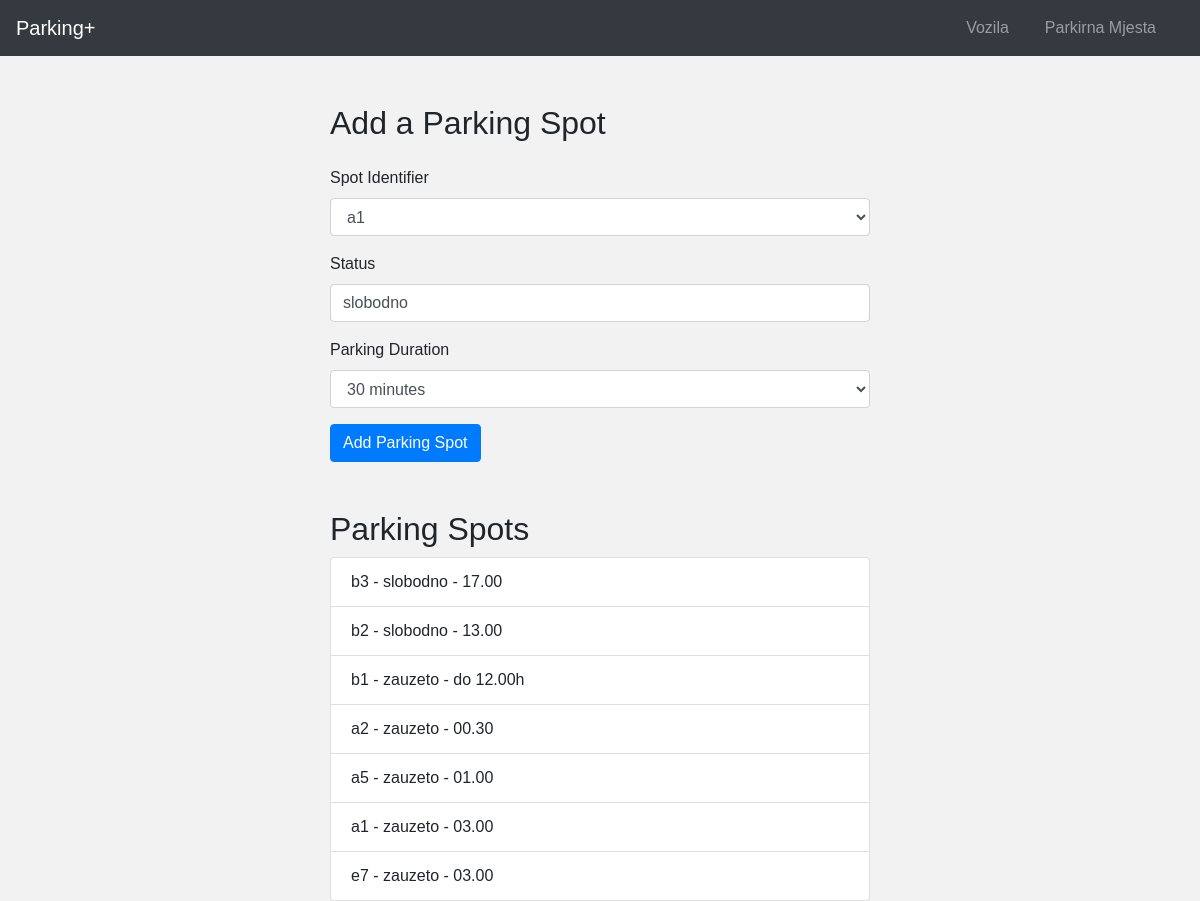
The app's page /parkirna_mjesta, older data.
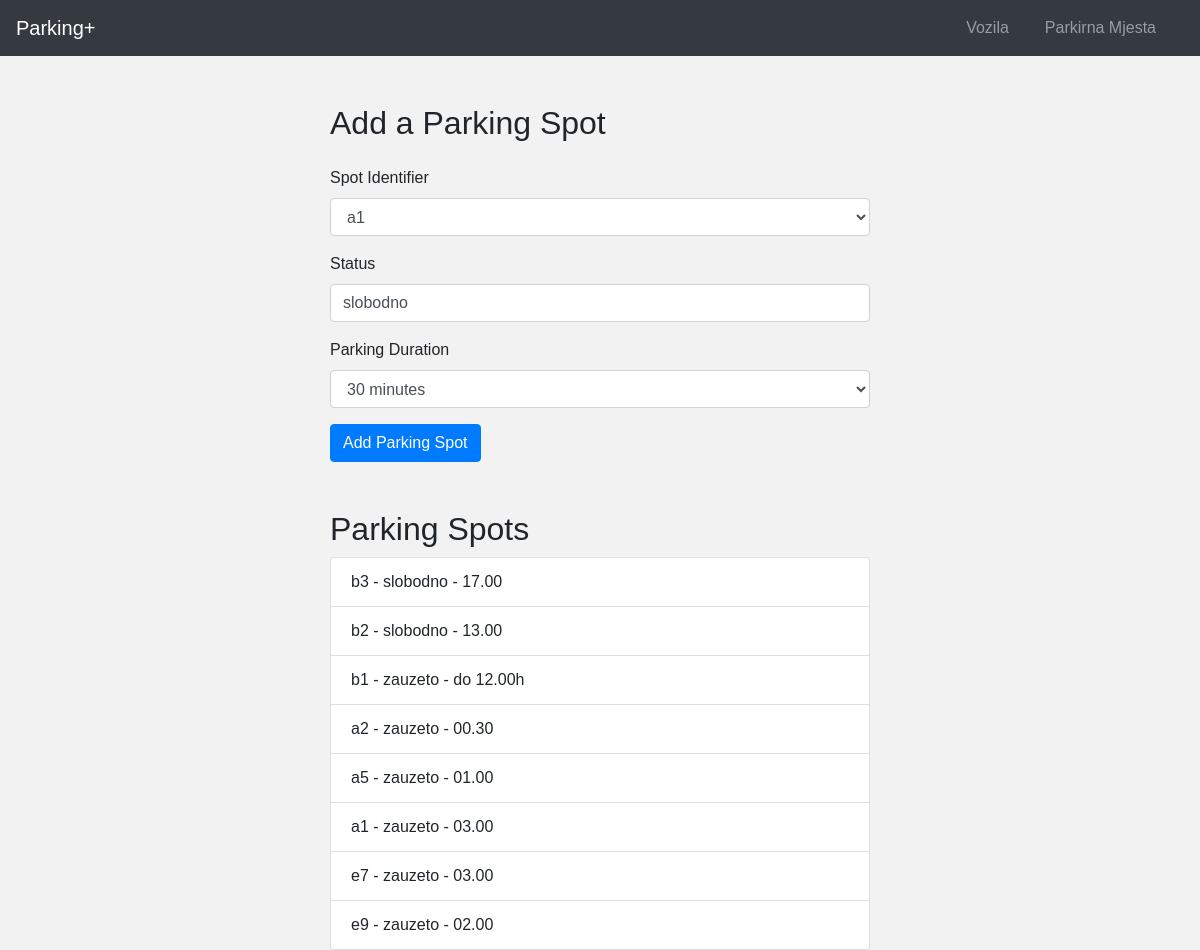
The same page, newer data.
### tables this page shows
CREATE TABLE ParkirnoMjesto (
    IdentifikatorMjesta TEXT PRIMARY KEY,
    Status TEXT NOT NULL,
    VrijemeParkiranja TEXT
);

### app.py (the view, shortened to what this page needs)
@app.route('/parkirna_mjesta', methods=('GET', 'POST'))
def parkirna_mjesta():
    conn = get_db_connection()
    parkirna_mjesta = conn.execute('SELECT * FROM ParkirnoMjesto').fetchall()
    spots = generate_parking_spots()
    conn.close()
    return render_template('parkirna_mjesta.html', parkirna_mjesta=parkirna_mjesta, spots=spots)

### app.py (called while the page is built)
def get_db_connection():
    conn = sqlite3.connect(DATABASE)
    conn.row_factory = sqlite3.Row
    return conn

def generate_parking_spots():
    spots = []
    for letter in string.ascii_lowercase[:6]:
        for number in range(1, 10):
            spots.append(f"{letter}{number}")
    return spots

### templates/parkirna_mjesta.html (shortened to what this page needs)
{% extends "base.html" %}
{% block content %}
<div class="row justify-content-center">
    <div class="col-md-6">
        <h2 class="mb-4">Add a Parking Spot</h2>
        <form method="post">
            <div class="form-group">
                <label for="IdentifikatorMjesta">Spot Identifier</label>
                <select class="form-control" id="IdentifikatorMjesta" name="IdentifikatorMjesta" required>
                    {% for spot in spots %}
                    <option value="{{ spot }}">{{ spot }}</option>
                    {% endfor %}
                </select>
            </div>
            <div class="form-group">
                <label for="Status">Status</label>
                <input type="text" class="form-control" id="Status" name="Status" value="slobodno" required>
            </div>
            <div class="form-group">
                <label for="VrijemeParkiranja">Parking Duration</label>
                <select class="form-control" id="VrijemeParkiranja" name="VrijemeParkiranja">
                    <option value="00.30">30 minutes</option>
                </select>
            </div>
            <button type="submit" class="btn btn-primary">Add Parking Spot</button>
        </form>
        <h2 class="mt-5">Parking Spots</h2>
        <ul class="list-group">
            {% for mjesto in parkirna_mjesta %}
                <li class="list-group-item">{{ mjesto.IdentifikatorMjesta }} - {{ mjesto.Status }} - {{ mjesto.VrijemeParkiranja }}</li>
            {% endfor %}
        </ul>
    </div>
</div>
{% endblock %}

Row changes from the older to the newer data that the page shows:
added ParkirnoMjesto: IdentifikatorMjesta "e9", Status "zauzeto", VrijemeParkiranja "02.00"
